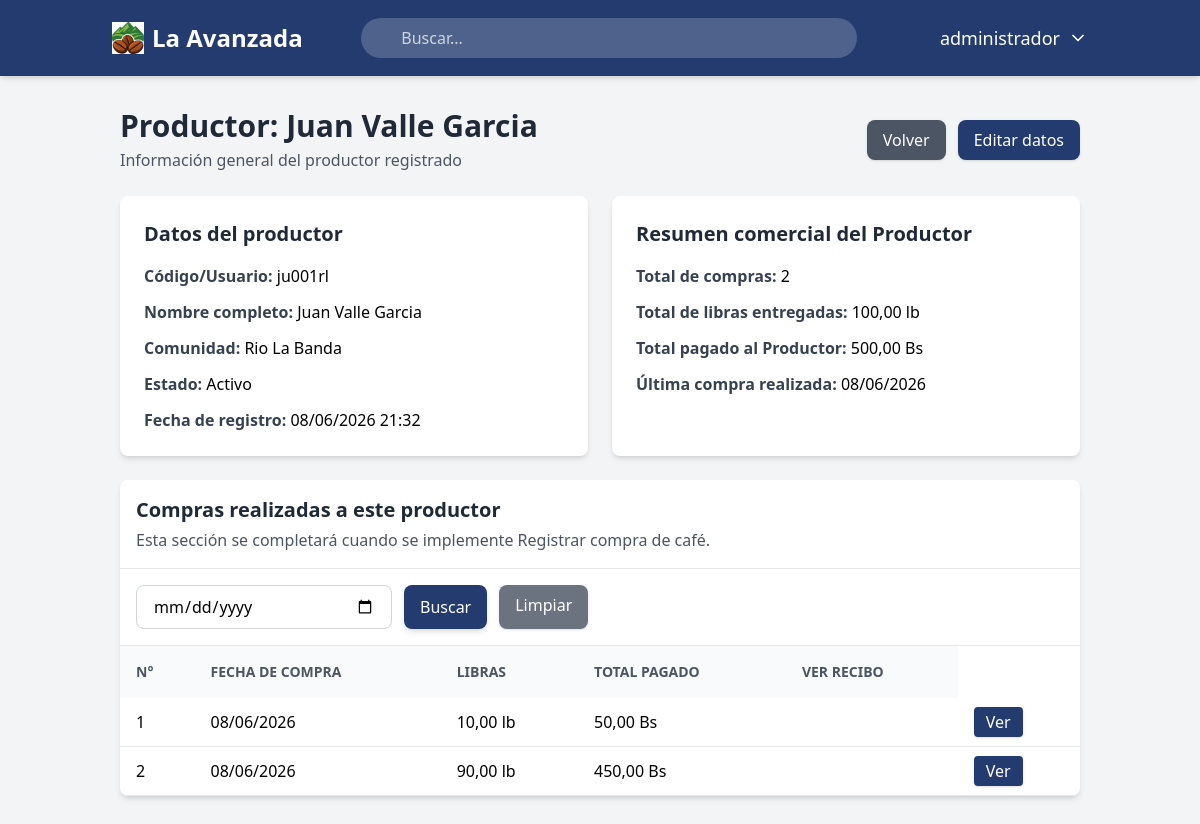
Before: /productores/5/detalle/ (signed in) with the older database file.
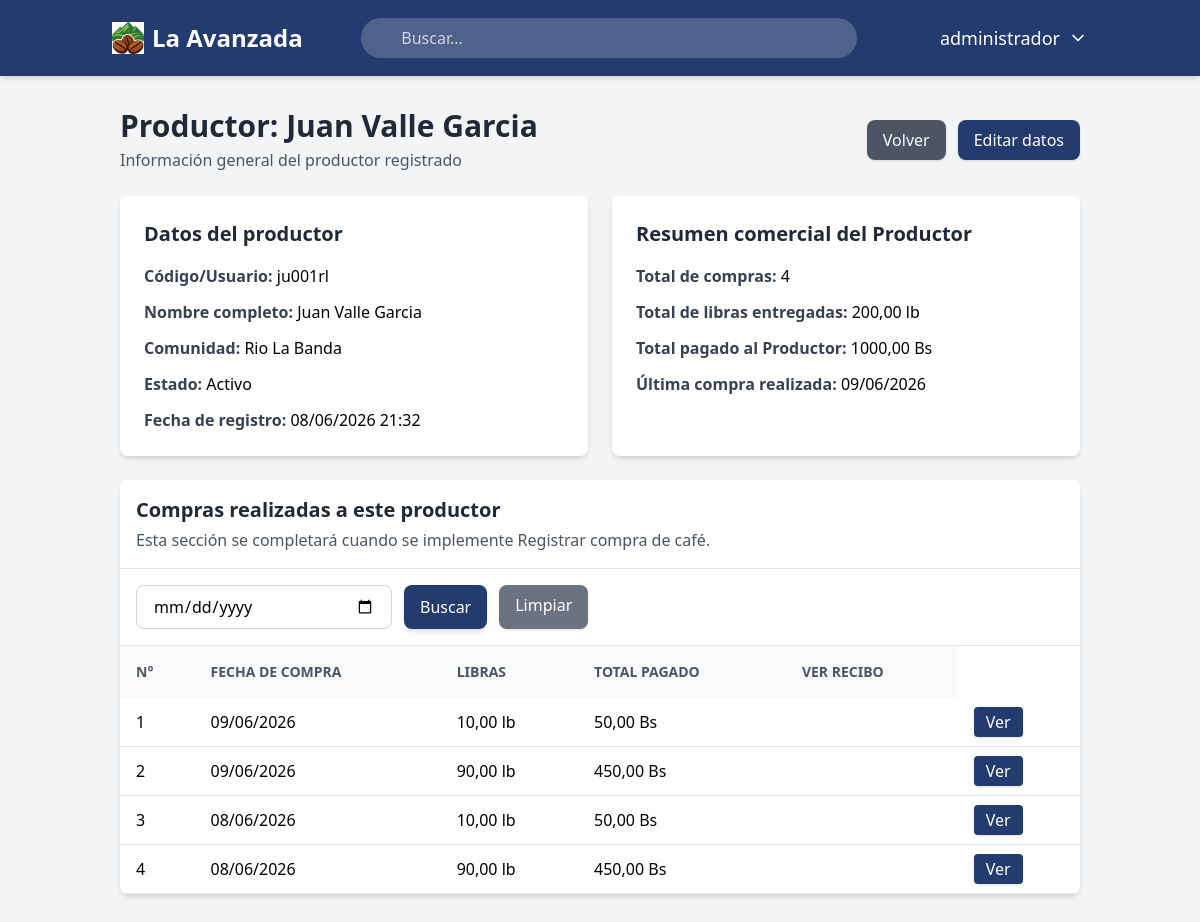
After: the same page with the newer database file.
### compras/models.py (models this page shows, shortened)
class CompraCafe(models.Model):
    id_compra = models.AutoField(primary_key=True) # llave primaria
    productor = models.ForeignKey(
        Productor,
        on_delete=models.PROTECT,
        related_name='compras_cafe',
        verbose_name='Productor'
    )
    comunidad = models.ForeignKey(
        Comunidad,
        on_delete=models.PROTECT,
        related_name='compras_cafe',
        verbose_name='Comunidad'
    )
    fecha_compra = models.DateField(
        verbose_name='Fecha de compra'
    )
    precio_compra = models.DecimalField(
        max_digits=10,
        decimal_places=2,
        verbose_name='Precio de compra por libra'
    )
    total_libras = models.DecimalField(
        max_digits=10,
        decimal_places=2,
        verbose_name='Total de libras'
    )
    total_pagado = models.DecimalField(
        max_digits=12,
        decimal_places=2,
        verbose_name='Total pagado'
    )
    productor_nombre_recibo = models.CharField(
        max_length=300,
        verbose_name='Productor en recibo'
    )
    comunidad_nombre_recibo = models.CharField(
        max_length=150,
        verbose_name='Comunidad en recibo'
    )
    codigo_productor_recibo = models.CharField(
        max_length=20,
        verbose_name='Código del productor en recibo'
    )
    creado_por = models.ForeignKey(
        settings.AUTH_USER_MODEL,
        on_delete=models.SET_NULL,
        null=True,
        blank=True,
        related_name='compras_cafe_creadas',
        verbose_name='Creado por'
    )
    fecha_registro = models.DateTimeField(
        auto_now_add=True,
        verbose_name='Fecha de registro'
    )
    class Meta:
        db_table = 'compras_cafe'
        verbose_name = 'Compra de café'
        verbose_name_plural = 'Compras de café'
        ordering = ['-fecha_compra', '-fecha_registro']

### productores/views.py (the view)
# urls.py: path('<int:pk>/detalle/', views.detalle_productor, name='detalle_productor'),
@login_required
def detalle_productor(request, pk):
    permiso = obtener_permiso_productores(request.user)
    if permiso == 0:
        return redirect('dashboard')
    productor = get_object_or_404(
        Productor.objects.select_related('comunidad', 'usuario'),
        pk=pk
    )
    compras = CompraCafe.objects.filter(
        productor=productor
    ).order_by(
        '-fecha_compra',
        '-fecha_registro'
    )
    fecha = request.GET.get('fecha')
    if fecha:
        compras = compras.filter(fecha_compra=fecha)
    resumen = CompraCafe.objects.filter(
        productor=productor
    ).aggregate(
        total_compras=Count('id_compra'),
        total_libras=Coalesce(
            Sum('total_libras'),
            Value(Decimal('0.00')),
            output_field=DecimalField(max_digits=10, decimal_places=2)
        ),
        total_pagado=Coalesce(
            Sum('total_pagado'),
            Value(Decimal('0.00')),
            output_field=DecimalField(max_digits=12, decimal_places=2)
        )
    )
    total_compras = resumen['total_compras']
    total_libras = resumen['total_libras']
    total_pagado = resumen['total_pagado']
    ultima_compra = CompraCafe.objects.filter(
        productor=productor
    ).order_by(
        '-fecha_compra',
        '-fecha_registro'
    ).first()
    contexto = {
        'productor': productor,
        'compras': compras,
        'total_compras': total_compras,
        'total_libras': total_libras,
        'total_pagado': total_pagado,
        'ultima_compra': ultima_compra,
    }
    return render(request, 'productores/detalle_productor.html', contexto)

### principal/context_processors.py (called while the page is built)
def obtener_permisos(request):
    permisos = { # los modulos
        'registrar_compras_cafe': 0,
        'historial_compras': 0,
        'comunidades': 0,
        'productores': 0,
        'registro_ventas_cafe': 0,
        'analisis_predicciones': 0,
        'roles_usuarios': 0,
    }
    roles = []
    if request.user.is_authenticated:
        roles_usuario = UsuarioRol.objects.filter(usuario=request.user)
        roles = [usuario_rol.rol.nombre_rol for usuario_rol in roles_usuario]
        for usuario_rol in roles_usuario:
            rol = usuario_rol.rol
            for modulo in permisos.keys():
                permiso_actual = getattr(rol, modulo, 0)
                if permiso_actual > permisos[modulo]:
                    permisos[modulo] = permiso_actual
    return {
        'permisos': permisos,
        'roles': roles,
    }

### productores/models.py (called while the page is built)
    def nombre_completo(self):
        return f"{self.nombre} {self.apellido_paterno} {self.apellido_materno}".strip()

### productores/templates/productores/detalle_productor.html (shortened to what the changed rows need)
{% extends 'principal/base.html' %}
{% block content %}
<div class="max-w-7xl mx-auto">
    <div class="flex flex-col md:flex-row md:items-center md:justify-between gap-4 mb-6">
        <div>
            <h1 class="text-3xl font-bold text-gray-800">
                Productor: {{ productor.nombre_completo }}
            </h1>
        </div>
    </div>
    <div class="grid grid-cols-1 md:grid-cols-2 gap-6 mb-6">
        <div class="bg-white rounded-lg shadow-md p-6">
            <h2 class="text-xl font-bold text-gray-800 mb-4">
                Datos del productor
            </h2>
        </div>
        <div class="bg-white rounded-lg shadow-md p-6">
            <h2 class="text-xl font-bold text-gray-800 mb-4">
                Resumen comercial del Productor
            </h2>
            <div class="space-y-3">
                <p>
                    <span class="font-semibold text-gray-700">Total de compras:</span>
                    {{ total_compras }}
                </p>
                <p>
                    <span class="font-semibold text-gray-700">Total de libras entregadas:</span>
                    {{ total_libras|floatformat:2 }} lb
                </p>
                <p>
                    <span class="font-semibold text-gray-700">Total pagado al Productor:</span>
                    {{ total_pagado|floatformat:2 }} Bs
                </p>
                <p>
                    <span class="font-semibold text-gray-700">Última compra realizada:</span>
                    {% if ultima_compra %}
                        {{ ultima_compra.fecha_compra|date:"d/m/Y" }}
                    {% else %}
                        Sin compras
                    {% endif %}
                </p>
            </div>
        </div>
    </div>
    <div class="bg-white rounded-lg shadow-md overflow-hidden">
        <div class="p-4 border-b">
            <h2 class="text-xl font-bold text-gray-800">
                Compras realizadas a este productor
            </h2>
        </div>
        <div class="overflow-x-auto">
            <table class="min-w-full border-collapse">
                <thead class="bg-gray-50 text-gray-600 uppercase text-sm">
                    <tr>
                        <th class="px-4 py-4 text-left font-semibold">N°</th>
                        <th class="px-4 py-4 text-left font-semibold">Fecha de compra</th>
                        <th class="px-4 py-4 text-left font-semibold">Libras</th>
                        <th class="px-4 py-4 text-left font-semibold">Total pagado</th>
                        <th class="px-4 py-4 text-left font-semibold">Ver recibo</th>
                    </tr>
                </thead>
                <tbody>
                    {% for compra in compras %}
                    <tr class="border-b hover:bg-gray-50">
                        <td class="px-4 py-3">
                            {{ forloop.counter }}
                        </td>
                        <td class="px-4 py-3">
                            {{ compra.fecha_compra|date:"d/m/Y" }}
                        </td>
                        <td class="px-4 py-3">
                            {{ compra.total_libras|floatformat:2 }} lb
                        </td>
                        <td class="px-4 py-3">
                            {{ compra.total_pagado|floatformat:2 }} Bs
                        </td>
                        <td class="px-4 py-3">
                            <td class="px-4 py-3">
                                <a href="{% url 'compras:recibo_compra_pdf' compra.pk %}"
                                target="_blank"
                                class="bg-[#233b6e] hover:bg-[#1a2c53] text-white px-3 py-1 rounded shadow transition-colors duration-300">
                                Ver
                                </a>
                            </td>
                        </td>
                    </tr>
                 {% empty %}
                    <tr>
                        <td colspan="5" class="px-4 py-6 text-center text-gray-500">
                            Este productor aún no tiene compras registradas.
                        </td>
                    </tr>
                 {% endfor %}
                </tbody>
            </table>
        </div>
    </div>
</div>
{% endblock %}

Changed rows visible on the page:
added CompraCafe: fecha_compra "09/06/2026", total_libras "10,00", total_pagado "50,00"
added CompraCafe: fecha_compra "09/06/2026", total_libras "90,00", total_pagado "450,00"
Other visible differences:
{{ total_compras }}: "2" → "4"
{{ total_libras|floatformat:2 }}: "100,00" → "200,00"
{{ total_pagado|floatformat:2 }}: "500,00" → "1000,00"
{{ ultima_compra.fecha_compra|date:"d/m/Y" }}: "08/06/2026" → "09/06/2026"
